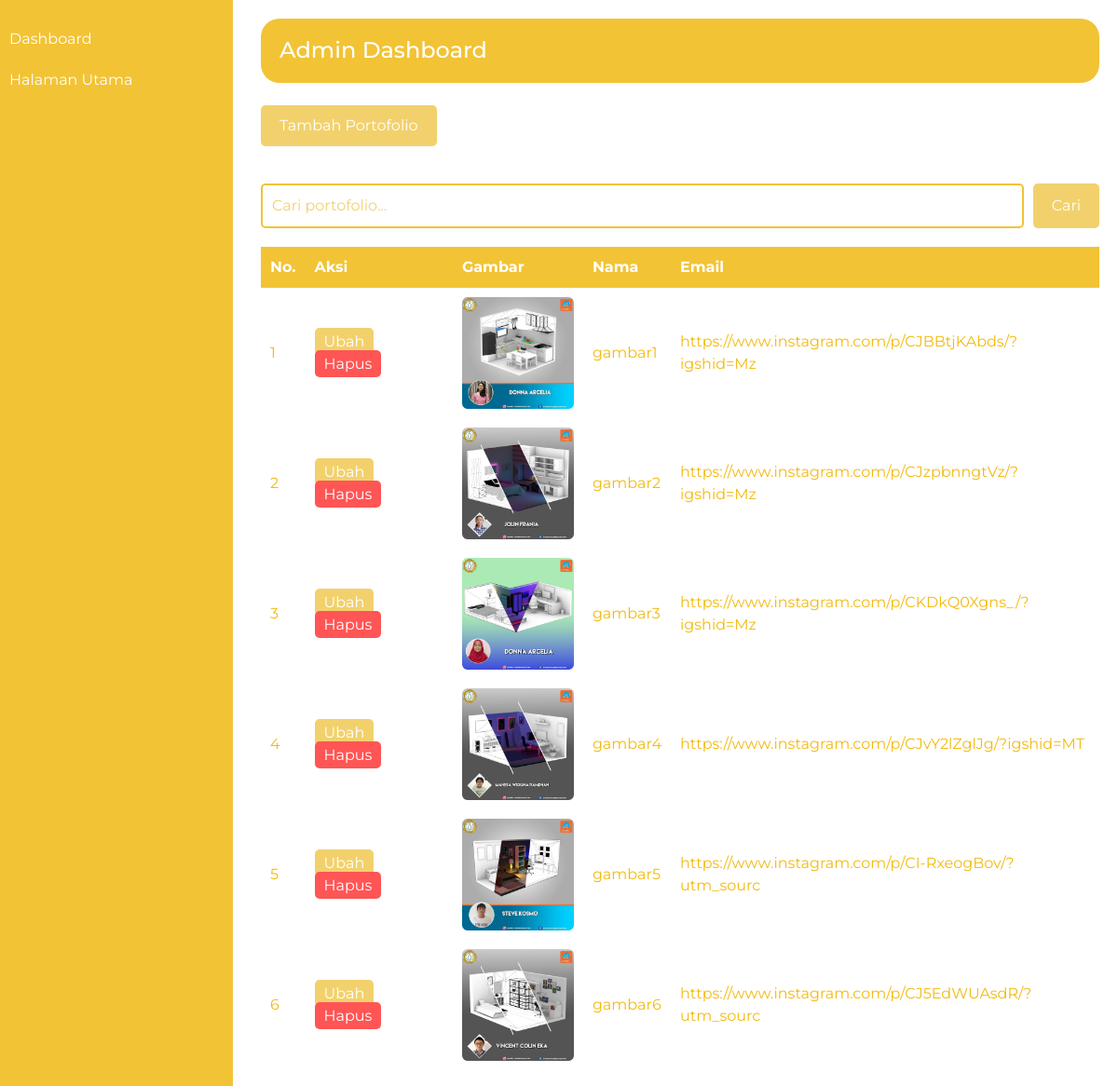
Page /admin.php (signed in) on the committed database.
### tables this page shows
CREATE TABLE `portofolio` (
  `id` int(11) NOT NULL,
  `nama` varchar(50) NOT NULL,
  `gambar` varchar(50) NOT NULL,
  `email` varchar(50) NOT NULL
);

### koneksi.php (called while the page is built, shortened)
<?php
$conn = mysqli_connect("localhost", "root", "", "smks");
function query($query)
{
        global $conn;
        $result = mysqli_query($conn, $query);
        $rows = [];
        while ($row = mysqli_fetch_assoc($result)) {
                $rows[] = $row;
        }
        return $rows;
}
?>

### admin.php (the view, shortened to what this page needs)
<?php
require 'koneksi.php';
$portofolio = query("SELECT * FROM portofolio");
?>
<!DOCTYPE html>
<html lang="en">
<head>
    <link href="https://cdnjs.cloudflare.com/ajax/libs/font-awesome/5.15.4/css/all.min.css" rel="stylesheet">
    <link href="https://cdn.jsdelivr.net/npm/bootstrap@5.3.2/dist/css/bootstrap.min.css" rel="stylesheet">
    <link rel="stylesheet" href="assets/css/admin.css">
</head>
<body>
    <div class="sidebar">
        <ul>
            <li><a href="admin.php">Dashboard</a></li>
            <li><a href="index.php">Halaman Utama</a></li>
        </ul>
    </div>
    <div class="content">
        <header style="background-color: #f2c335;border-radius: 20px;">
            <h1 class="container" style="color: white;">Admin Dashboard</h1>
        </header>
        <br>
        <section class="search-bar">
            <a href="tambah.php">Tambah Portofolio</a>
            <br>
            <form action="" method="post">
            <input type="text" name="keyword" size="40" autofocus placeholder="Cari portofolio..." autocomplete="off" class="search-input">
                <button type="submit" name="cari">Cari</button>
            </form>
        </section>
        <section class="table-section">
            <table cellpadding="10" cellspacing="0">
                <tr style="border-radius: 20px;">
                    <th>No.</th>
                    <th>Aksi</th>
                    <th>Gambar</th>
                    <th>Nama</th>
                    <th>Email</th>
                </tr>
                <?php $i = 1; ?>
                <?php foreach ($portofolio as $row) : ?>
                    <tr>
                        <td><?= $i; ?></td>
                        <td>
                            <a href="ubah.php?id=<?= $row["id"]; ?>" class="edit-button">Ubah</a>
                            <a href="hapus.php?id=<?= $row["id"]; ?>" onclick="return confirm('Yakin ingin menghapus?')" class="delete-button">Hapus</a>
                        </td>
                        <td>
                            <img src="assets/img/portofolio/<?= $row["gambar"]; ?>" width="120px" height="120px" alt="">
                        </td>
                        <td><?= $row["nama"]; ?></td>
                        <td><?= $row["email"]; ?></td>
                    </tr>
                    <?php $i++ ?>
                <?php endforeach; ?>
            </table>
        </section>
    </div>
</body>
</html>

### assets/css/admin.css (style rules this page uses)
body, h1, h2, h3, p, ul, li, table { margin: 0; padding: 0; }
body { font-family: "Montserrat", sans-serif; }
.container { max-width: 1200px; margin: 0 auto; padding: 20px; }
td a[href*="ubah.php"] { background-color: #f2d16d; color: #fff; border-radius: 5px; padding: 5px 10px; text-decoration: none; }
td a[href*="hapus.php"] { background-color: #ff5555; color: #fff; border-radius: 5px; padding: 5px 10px; text-decoration: none; }
h1 { font-size: 24px; margin-bottom: 20px; }
a { text-decoration: none; color: #f2d16d; }
table { width: 100%; border-collapse: collapse; margin-top: 20px; }
table, th, td { text-align: center; }
th, td { padding: 10px; text-align: left; }
th { background-color: #f2c335; color: white; }
td { color:#f3ba0d; }
form { margin-top: 20px; }
input[type="text"] { width: 80%; padding: 10px; }
button { padding: 10px 20px; background-color: #f2d16d; color: #fff; border: none; cursor: pointer; }
a[href="tambah.php"] { display: inline-block; background-color: #f2d16d; color: #fff; padding: 10px 20px; text-decoration: none; border-radius: 5px; margin-bottom: 20px; }
td a { text-decoration: none; margin-right: 10px; }
form { display: flex; }
input[type="text"] { flex: 1; }
button[type="submit"] { background-color: #f2d16d; color: #fff; border: none; border-radius: 5px; margin-left: 10px; cursor: pointer; }
.sidebar { position: fixed; top: 0; left: 0; width: 250px; height: 100%; background-color: #f2c335; padding-top: 20px; color: #fff; }
.sidebar ul { list-style: none; padding: 0; }
.sidebar li { padding: 10px; }
.sidebar a { text-decoration: none; color: #fff; }
.content { margin-left: 260px; padding: 20px; }
.search-input { width: 100%; padding: 10px; border: 2px solid #f2c335; border-radius: 5px; }
.search-input::placeholder { color: #f2d16d; }

### rows in the picture
portofolio: gambar (picture), nama "gambar1", email "https://www.instagram.com/p/CJBBtjKAbds/?igshid=Mz"
portofolio: gambar (picture), nama "gambar2", email "https://www.instagram.com/p/CJzpbnngtVz/?igshid=Mz"
portofolio: gambar (picture), nama "gambar3", email "https://www.instagram.com/p/CKDkQ0Xgns_/?igshid=Mz"
portofolio: gambar (picture), nama "gambar4", email "https://www.instagram.com/p/CJvY2lZglJg/?igshid=MT"
portofolio: gambar (picture), nama "gambar5", email "https://www.instagram.com/p/CI-RxeogBov/?utm_sourc"
portofolio: gambar (picture), nama "gambar6", email "https://www.instagram.com/p/CJ5EdWUAsdR/?utm_sourc"
